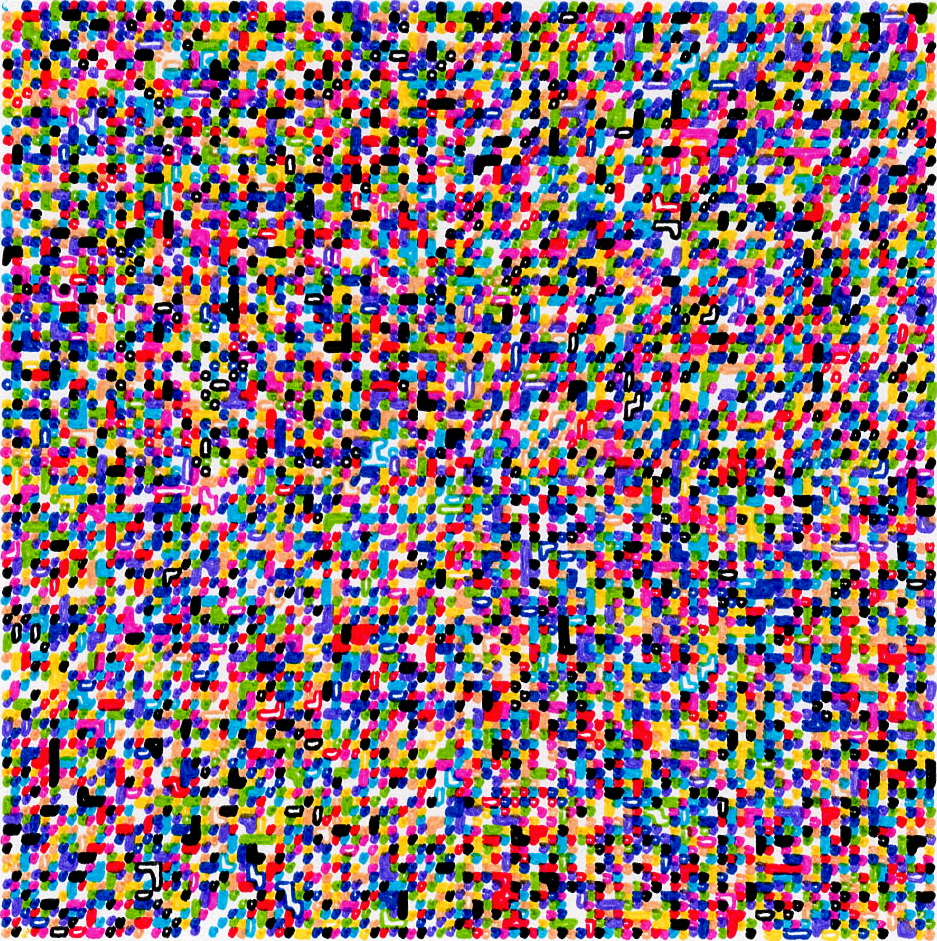
#> input picture src/k-means-extraction/crop.png, 937 x 941 px, found by its file name
$ python validate_channel_color.py
#> lines starting #> are read from the running program, lines starting #| are printed output that depends on the picture
import cv2
import numpy as np
import matplotlib.pyplot as plt

colors = 10

# Iterate over each channel_color_N image mask and create a global mask.
# The goal is to make sure that the final image is completely white.

image = cv2.imread("crop.png", cv2.IMREAD_GRAYSCALE)
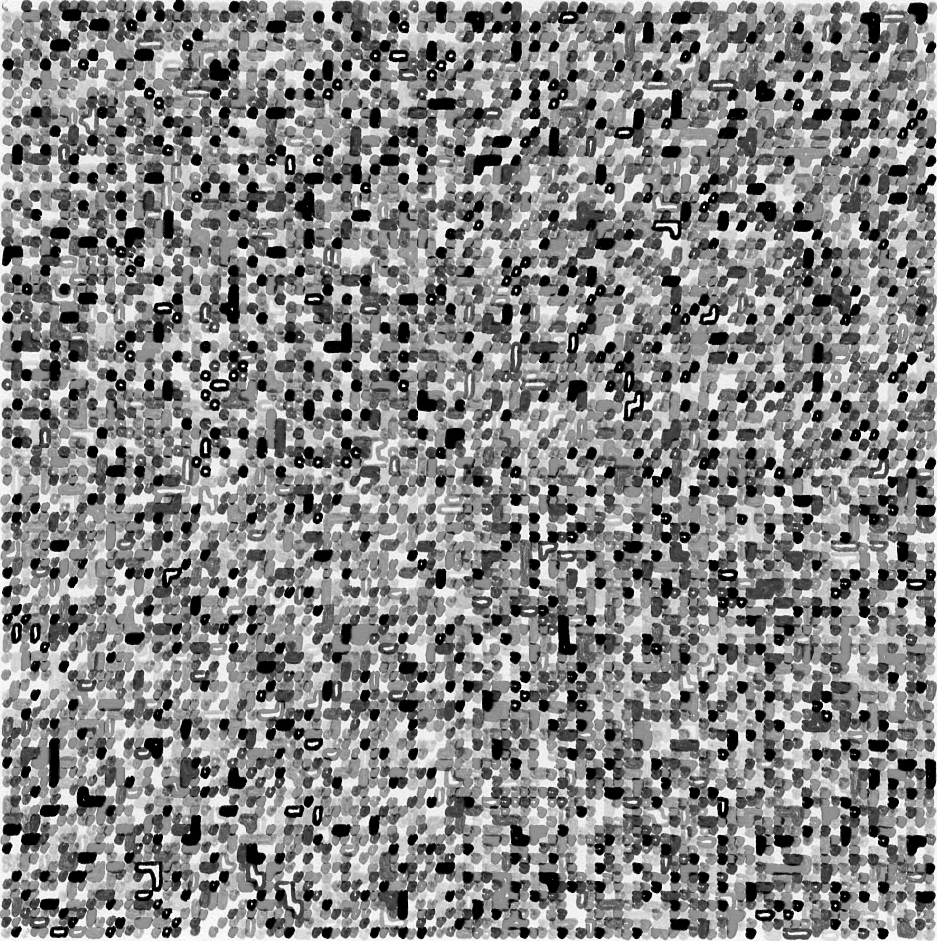
#> image: shape (941, 937); min 0, max 255, mean 133.9
output = np.zeros(image.shape, np.uint8)
output[:] = 255

for i in range(colors):
    channel_color = cv2.imread(f"channel_color_{i+1}.png", cv2.IMREAD_GRAYSCALE)
    output[channel_color == 255] = 0

cv2.imwrite("global_mask.png", output)

# The global mask is now almost completely black. The zones that are 255 are areas of
# noise that occurs at the boundaries of cells.

# This noise can be used to denote the edges of cells.

# Iterate over the image row wise and take the sum of each row.
# Save the sum to an array.

row_sums = np.sum(output, axis=1)

# Plot the values onto a line graph for human inspection
plt.plot(row_sums)
plt.savefig("row_sums.png")
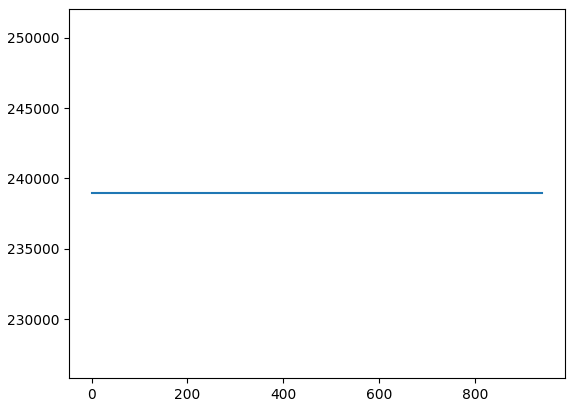
#> figure drawn by matplotlib, 1 panel

# Count the number of inflection points and their locations accross row_sums.

def find_inflection_points(arr):
    high_indices = []
    low_indices = []

    # Check elements that have both a left and right neighbor
    for i in range(1, len(arr) - 1):
        # High inflection point (Peak)
        if arr[i] > arr[i-1] and arr[i] > arr[i+1]:
            high_indices.append(i)
        # Low inflection point (Trough)
        elif arr[i] < arr[i-1] and arr[i] < arr[i+1]:
            low_indices.append(i)

    return high_indices, low_indices

high_indices, low_indices = find_inflection_points(row_sums)

print(f"High inflection points: {len(high_indices)}")
print(f"Low inflection points: {len(low_indices)}")

print(f"High inflection points: {high_indices}")
print(f"Low inflection points: {low_indices}")

# Now draw the vertical bars to an image for human inspection

output = cv2.imread("crop.png")
#> output is the input picture: shape (941, 937, 3); mean B, G, R 120.2, 109.9, 135
for i in high_indices:
    cv2.line(output, (i, 0), (i, output.shape[0]), (0, 255, 0), 1)
for i in low_indices:
    cv2.line(output, (i, 0), (i, output.shape[0]), (0, 0, 255), 1)

cv2.imwrite("vertical_bars.png", output)
